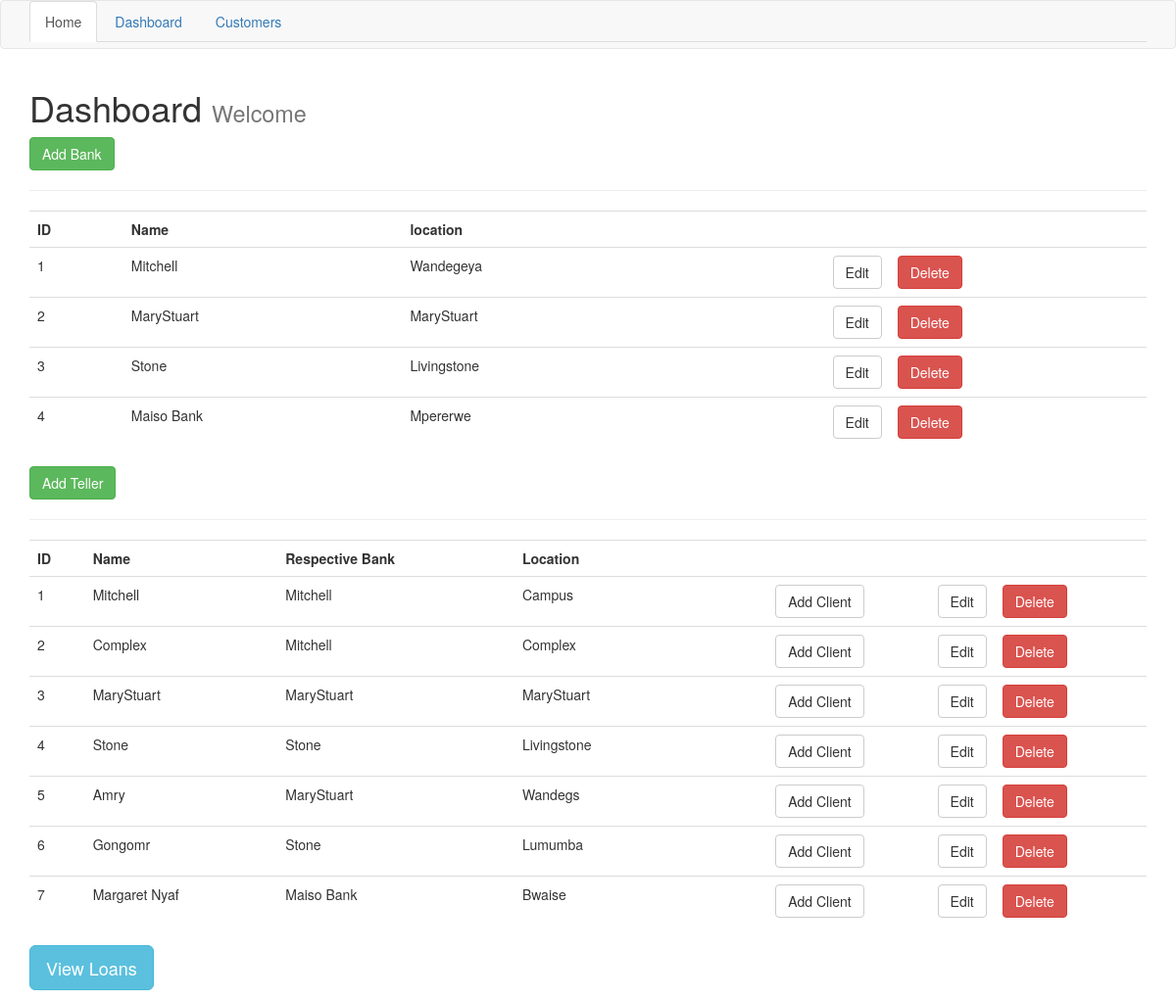
/dashboard, run on the app's committed database.
### tables this page shows
CREATE TABLE banks(
id INTEGER PRIMARY KEY AUTOINCREMENT,
name TEXT NOT NULL UNIQUE,
location TEXT NOT NULL
);

CREATE TABLE tellers(
id INTEGER PRIMARY KEY AUTOINCREMENT,
name TEXT NOT NULL,
resp_bank TEXT,
location TEXT NOT NULL,
FOREIGN KEY (resp_bank) REFERENCES banks(name)
);

### init.py (the view)
@app.route('/dashboard')
def dashboard():
    conn = connect(())
    banks = conn.execute("SELECT * FROM banks").fetchall()
    tellers = conn.execute("SELECT * FROM tellers").fetchall()
    if banks or tellers:
        return render_template('dashboard.html', banks=banks, tellers=tellers)
    else:
        msg = 'No banks and tellers found, pliz create!'
        return render_template('dashboard.html', msg=msg)
    conn.commit()
    conn.close()

### init.py (called while the page is built)
def connect(self):
    return sqlite3.connect('banksys.db')

### templates/dashboard.html
{% extends 'layout.html' %}
{% block body %}
    <h1>Dashboard <small>Welcome {{session.username}}</small></h1>
    <a class="btn btn-success" href="/create_bank">Add Bank</a>
    <hr>
    <table class="table table-stripped">
        <tr>
            <th>ID</th>
            <th>Name</th>
            <th>location</th>
            <th></th>
            <th></th>
        </tr>
        {% for bank in banks %}
            <tr>
                <td>{{bank[0]}}</td>
                <td>{{bank[1]}}</td>
                <td>{{bank[2]}}</td>
                <td><a class="btn btn-default pull-right" href="edit_bank/{{bank[0]}}">Edit</a></td>
                <td>
                    <form method="POST" action="{{url_for('delete_bank', id=bank[0])}}">
                        <input type="submit" value="Delete" class="btn btn-danger">
                    </form>
                </td>
            </tr>
        {% endfor %}
    </table>
    <a href="/create_teller" class="btn btn-success">Add Teller</a>
    <hr>
    <table class="table table-stripped">
        <tr>
            <th>ID</th>
            <th>Name</th>
            <th>Respective Bank</th>
            <th>Location</th>
            <th></th>
            <th></th>
            <th></th>
        </tr>
        {% for teller in tellers %}
            <tr>
                <td>{{teller[0]}}</td>
                <td>{{teller[1]}}</td>
                <td>{{teller[2]}}</td>
                <td>{{teller[3]}}</td>
                <td><a class="btn btn-default pull-right" href="/create_customer">Add Client</a></td>
                <td><a class="btn btn-default pull-right" href="/edit_teller/{{teller[0]}}">Edit</a></td>
                <td>
                    <form method="POST" action="{{url_for('delete_teller', id=teller[0])}}">
                        <input type="submit" value="Delete" class="btn btn-danger">
                    </form>
                </td>
            </tr>
        {% endfor %}
    </table>
        <p><a class="btn btn-info btn-lg" href="/loans" role="button">View Loans</a></p>
{% endblock %}

### templates/layout.html (shortened to what this page needs)
<!DOCTYPE html>
<html lang="en">
<head>
    <link rel="stylesheet" href="{{ url_for('static', filename='css/bootstrap.min.css')}}">
</head>
<body>
    {% include 'includes/_navbar.html'%}
    <div class="container">
        {% block body %}
        {% endblock %}
     </div>
</body>
</html>

### templates/includes/_navbar.html
   <nav class="navbar navbar-default">
      <div class="container">
        <ul class="nav nav-tabs">
          <li role="presentation" class="active"><a href="/">Home</a></li>
          <li role="presentation"><a href="/dashboard">Dashboard</a></li>
          <li role="presentation"><a href="/customers">Customers</a></li>
        </ul>
      </div>
    </nav>

### data on the page
banks: id "1", name "Mitchell", location "Wandegeya"
banks: id "2", name "MaryStuart", location "MaryStuart"
banks: id "3", name "Stone", location "Livingstone"
banks: id "4", name "Maiso Bank", location "Mpererwe"
tellers: id "1", name "Mitchell", resp_bank "Mitchell", location "Campus"
tellers: id "2", name "Complex", resp_bank "Mitchell", location "Complex"
tellers: id "3", name "MaryStuart", resp_bank "MaryStuart", location "MaryStuart"
tellers: id "4", name "Stone", resp_bank "Stone", location "Livingstone"
tellers: id "5", name "Amry", resp_bank "MaryStuart", location "Wandegs"
tellers: id "6", name "Gongomr", resp_bank "Stone", location "Lumumba"
tellers: id "7", name "Margaret Nyaf", resp_bank "Maiso Bank", location "Bwaise"
